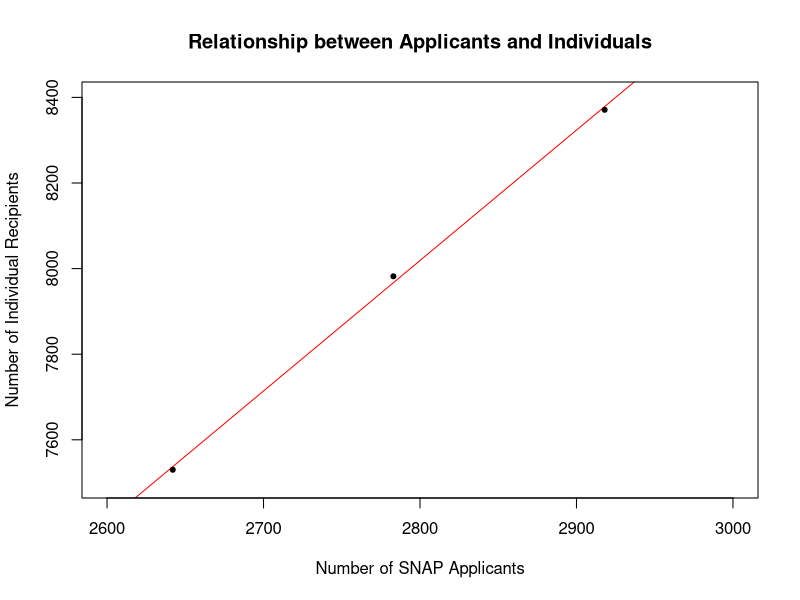

The R source for this figure:
## ---- chunk 1
library(knitr)
snap.name <- c('Applications', 'Individual.Recipients', 'Household.Recipients')
SFY.2014 <- c(2918, 8371, 5037)
SFY.2015 <- c(2783, 7982, 4697)
SFY.2016 <- c(2642, 7530, 4455)
snap.cs.table <- data.frame(snap.name, SFY.2014, SFY.2015, SFY.2016)
snap.cs.table.t <- setNames(data.frame(t(snap.cs.table[,-1])), snap.cs.table[,1])
kable(snap.cs.table)
## ---- chunk 2
cor.test(snap.cs.table.t$'Applications', snap.cs.table.t$'Individual.Recipients')
plot(snap.cs.table.t$'Applications', snap.cs.table.t$'Individual.Recipients', xlim=c(2600, 3000), ylim=c(7500, 8400),
     pch = 20, cex = 1, col = "black",
     main = "Relationship between Applicants and Individuals",
     ylab = "Number of Individual Recipients",
     xlab = "Number of SNAP Applicants",
     abline(lm(snap.cs.table.t$'Individual.Recipients' ~ snap.cs.table.t$'Applications'), col="red"))
